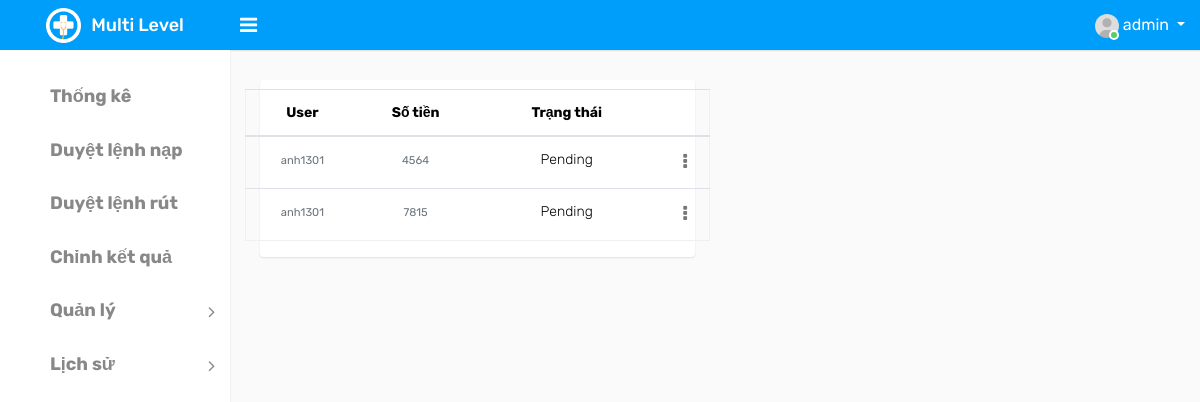
The app's page /list_accept_output_money/ (signed in) with its own data.
### ModuleApp/models.py (models this page shows, shortened)
class User(AbstractUser):
    id = models.UUIDField(primary_key=True, default=uuid.uuid4, editable=False)
    code = models.IntegerField(null=True)
    wallet = models.IntegerField(default=0)
    wallet_password = models.CharField(max_length=6, null=True, default=None)
    type_choice = ((0, 'Normal'), (1, 'Admin'), (2, 'Staff'), (3, 'Guest'))
    type = models.IntegerField(choices=type_choice, default=0)
    referrer = models.IntegerField(null=True)
    create_at = models.DateTimeField(auto_now_add=True)
    update_at = models.DateTimeField(auto_now=True)

class OutputMoney(models.Model):
    id = models.UUIDField(primary_key=True, default=uuid.uuid4, editable=False)
    create_at = models.DateTimeField(auto_now_add=True)
    value = models.IntegerField(null=False)
    status_choice = (('Pending', 'Pending'), ('Success', 'Success'), ('Fail', 'Fail'))
    status = models.CharField(choices=status_choice, default='Pending', max_length=20)
    user = models.ForeignKey(
        User, on_delete=models.CASCADE, related_name='output_money'
    )

### MultiLevelApp/decorators.py (the view)
    def function(request, *args, **kwargs):
        user=request.user.username
        if user=='admin':
            return view_func(request, *args, **kwargs)
        else:
            return HttpResponse("Chức năng này chỉ dành cho Admin!")

### ModuleApp/views.py (called while the page is built)
@login_required
@admin_only
def list_accept_output_money(request):
    outputMoney=OutputMoney.objects.filter(status='Pending')
    context={'data': outputMoney}
    return render(request, 'home/listacceptoutputmoney.html', context)

### templates/home/listacceptoutputmoney.html (shortened to what this page needs)
{% extends 'index/index.html' %}
{% block content %}
<div class="d-flex flex" id="content-body">
    <div class="d-flex flex-column flex card">
        <div class="padding">
            <div class="row ">
                <table id="table" class="table" data-mobile-responsive="true"
                    style="text-align: center;margin-top: 9px;">
                    <thead>
                        <tr>
                            <th data-sortable="true" data-field="stt" style="width: 3cm;">User</th>
                            <th data-sortable="true" data-field="stt" style="width: 3cm;">Số tiền</th>
                            <th data-sortable="true" data-field="bsx" style="width: 5cm;">Trạng thái</th>
                            <th></th>
                        </tr>
                    </thead>
                    <tbody>
                        {% for i in data %}
                        <tr class=" " data-id="5">
                            <td style="min-width:20px;">
                                <small class="text-muted">{{ i.user }}</small>
                            </td>
                            <td style="min-width:20px;">
                                <small class="text-muted">{{ i.value }}</small>
                            </td>
                            <td>{{i.status}}</td>
                            <td class="text-right">
                                <div class="dropdown dropdown-action">
                                    <a href="#" class="action-icon dropdown-toggle" data-toggle="dropdown"
                                        aria-expanded="false"><i class="fa fa-ellipsis-v"></i></a>
                                </div>
                            </td>
                        </tr>
                        {% endfor %}
                    </tbody>
                </table>
            </div>
        </div>
    </div>
</div>
{% endblock %}

### templates/index/index.html (shortened to what this page needs)
{% load static %}
<!DOCTYPE html>
<html lang="en">
<head>
    <link rel="stylesheet" type="text/css" href="{% static 'homepage/assets/css/bootstrap.min.css' %}">
    <link rel="stylesheet" type="text/css" href="{% static 'homepage/assets/css/font-awesome.min.css' %}">
    <link rel="stylesheet" type="text/css" href="{% static 'homepage/assets/css/style.css' %}">
</head>
<body>
    <div class="main-wrapper">
        <div class="header">
			<div class="header-left">
				<a href="" class="logo">
					<img src="{% static 'homepage/assets/img/logo.png' %}" width="35" height="35" alt=""><span>Multi Level</span>
				</a>
			</div>
			<a id="toggle_btn" href="javascript:void(0);"><i class="fa fa-bars"></i></a>
            <ul class="nav user-menu float-right">
                <li class="nav-item dropdown has-arrow">
                    <a href="#" class="dropdown-toggle nav-link user-link" data-toggle="dropdown">
                        <span class="user-img">
							<img class="rounded-circle" src="{% static 'homepage/assets/img/user.jpg' %}" width="24" alt="Admin">
							<span class="status online"></span>
						</span>
						<span>{{request.user.username}}</span>
                    </a>
                </li>
            </ul>
        </div>
        <div class="sidebar" id="sidebar">
            <div class="sidebar-inner slimscroll">
                <div id="sidebar-menu" class="sidebar-menu">
                    <ul>
                       <li class="menu-title"></li>
                        <li>
                        <a href=""><i></i> <span><h4><b>Thống kê</b></h4></span></a>
                        </li>
						<li>
                            <a href="{% url 'app:list_accept_input_money' %}"><i></i> <span><h4><b>Duyệt lệnh nạp</b></h4></span></a>
                        </li>
                        <li>
                            <a href="{% url 'app:list_accept_output_money' %}"><i></i> <span><h4><b>Duyệt lệnh rút</b></h4></span></a>
                        </li>
                        <li>
                            <a href=""><i></i> <span><h4><b>Chỉnh kết quả</b></h4></span></a>
                        </li>
                        <li class="submenu">
							<a href="#"><i></i> <span><h4><b>Quản lý</b></h4></span> <span class="menu-arrow"></span></a>
						</li>
						<li class="submenu">
							<a href="#"><i></i> <span><h4><b>Lịch sử</b></h4></span> <span class="menu-arrow"></span></a>
						</li>
                    </ul>
                </div>
            </div>
        </div>
        <div class="page-wrapper">
            <div class="content">
                {% block content %}
                {% endblock %}
            </div>
        </div>
    </div>
</body>
</html>

### records on screen
User: user.username "admin"
OutputMoney: user "anh1301", value "4564", status "Pending"
OutputMoney: user "anh1301", value "7815", status "Pending"
